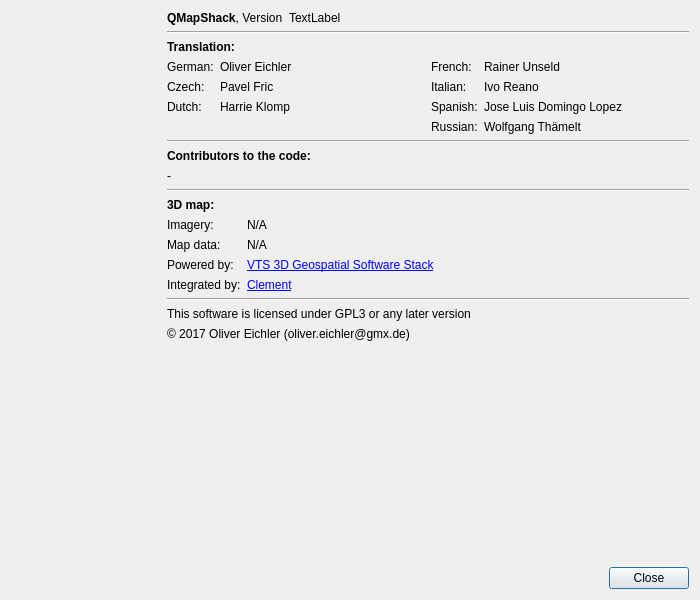
<?xml version="1.0" encoding="UTF-8"?>
<ui version="4.0">
 <class>IAbout</class>
 <widget class="QDialog" name="IAbout">
  <property name="geometry">
   <rect>
    <x>0</x>
    <y>0</y>
    <width>700</width>
    <height>600</height>
   </rect>
  </property>
  <property name="windowTitle">
   <string>About....</string>
  </property>
  <layout class="QHBoxLayout" name="horizontalLayout_2">
   <item>
    <widget class="QLabel" name="label_3">
     <property name="minimumSize">
      <size>
       <width>150</width>
       <height>0</height>
      </size>
     </property>
     <property name="maximumSize">
      <size>
       <width>150</width>
       <height>580</height>
      </size>
     </property>
     <property name="text">
      <string/>
     </property>
     <property name="pixmap">
      <pixmap resource="resources.qrc">:/pics/about.png</pixmap>
     </property>
     <property name="scaledContents">
      <bool>true</bool>
     </property>
    </widget>
   </item>
   <item>
    <layout class="QVBoxLayout" name="verticalLayout">
     <item>
      <layout class="QHBoxLayout" name="horizontalLayout">
       <item>
        <widget class="QLabel" name="label_2">
         <property name="sizePolicy">
          <sizepolicy hsizetype="Maximum" vsizetype="Preferred">
           <horstretch>0</horstretch>
           <verstretch>0</verstretch>
          </sizepolicy>
         </property>
         <property name="text">
          <string>&lt;b&gt;QMapShack&lt;/b&gt;, Version</string>
         </property>
        </widget>
       </item>
       <item>
        <widget class="QLabel" name="labelVersion">
         <property name="text">
          <string>TextLabel</string>
         </property>
        </widget>
       </item>
       <item>
        <widget class="QLabel" name="labelNoDBus">
         <property name="text">
          <string/>
         </property>
        </widget>
       </item>
       <item>
        <widget class="QLabel" name="label">
         <property name="sizePolicy">
          <sizepolicy hsizetype="Maximum" vsizetype="Preferred">
           <horstretch>0</horstretch>
           <verstretch>0</verstretch>
          </sizepolicy>
         </property>
         <property name="text">
          <string/>
         </property>
         <property name="pixmap">
          <pixmap resource="resources.qrc">:/icons/48x48/QMapShack.png</pixmap>
         </property>
        </widget>
       </item>
      </layout>
     </item>
     <item>
      <widget class="Line" name="line">
       <property name="orientation">
        <enum>Qt::Horizontal</enum>
       </property>
      </widget>
     </item>
     <item>
      <layout class="QGridLayout" name="gridLayout">
       <item row="2" column="0">
        <widget class="QLabel" name="label_12">
         <property name="sizePolicy">
          <sizepolicy hsizetype="Maximum" vsizetype="Preferred">
           <horstretch>0</horstretch>
           <verstretch>0</verstretch>
          </sizepolicy>
         </property>
         <property name="text">
          <string>Czech:</string>
         </property>
         <property name="alignment">
          <set>Qt::AlignLeading|Qt::AlignLeft|Qt::AlignVCenter</set>
         </property>
        </widget>
       </item>
       <item row="3" column="0">
        <widget class="QLabel" name="label_27">
         <property name="sizePolicy">
          <sizepolicy hsizetype="Maximum" vsizetype="Preferred">
           <horstretch>0</horstretch>
           <verstretch>0</verstretch>
          </sizepolicy>
         </property>
         <property name="text">
          <string>Dutch:</string>
         </property>
         <property name="alignment">
          <set>Qt::AlignLeading|Qt::AlignLeft|Qt::AlignVCenter</set>
         </property>
        </widget>
       </item>
       <item row="3" column="1">
        <widget class="QLabel" name="label_28">
         <property name="text">
          <string>Harrie Klomp</string>
         </property>
        </widget>
       </item>
       <item row="2" column="1">
        <widget class="QLabel" name="label_13">
         <property name="text">
          <string>Pavel Fric</string>
         </property>
        </widget>
       </item>
       <item row="1" column="0">
        <widget class="QLabel" name="label_9">
         <property name="sizePolicy">
          <sizepolicy hsizetype="Maximum" vsizetype="Preferred">
           <horstretch>0</horstretch>
           <verstretch>0</verstretch>
          </sizepolicy>
         </property>
         <property name="text">
          <string>German:</string>
         </property>
         <property name="alignment">
          <set>Qt::AlignLeading|Qt::AlignLeft|Qt::AlignVCenter</set>
         </property>
        </widget>
       </item>
       <item row="1" column="1">
        <widget class="QLabel" name="label_10">
         <property name="text">
          <string>Oliver Eichler</string>
         </property>
        </widget>
       </item>
       <item row="1" column="2">
        <widget class="QLabel" name="label_14">
         <property name="sizePolicy">
          <sizepolicy hsizetype="Maximum" vsizetype="Preferred">
           <horstretch>0</horstretch>
           <verstretch>0</verstretch>
          </sizepolicy>
         </property>
         <property name="text">
          <string>French:</string>
         </property>
         <property name="alignment">
          <set>Qt::AlignLeading|Qt::AlignLeft|Qt::AlignVCenter</set>
         </property>
        </widget>
       </item>
       <item row="1" column="3">
        <widget class="QLabel" name="label_15">
         <property name="text">
          <string>Rainer Unseld </string>
         </property>
        </widget>
       </item>
       <item row="3" column="3">
        <widget class="QLabel" name="label_17">
         <property name="text">
          <string>Jose Luis Domingo Lopez</string>
         </property>
        </widget>
       </item>
       <item row="3" column="2">
        <widget class="QLabel" name="label_16">
         <property name="sizePolicy">
          <sizepolicy hsizetype="Maximum" vsizetype="Preferred">
           <horstretch>0</horstretch>
           <verstretch>0</verstretch>
          </sizepolicy>
         </property>
         <property name="text">
          <string>Spanish:</string>
         </property>
         <property name="alignment">
          <set>Qt::AlignLeading|Qt::AlignLeft|Qt::AlignVCenter</set>
         </property>
        </widget>
       </item>
       <item row="0" column="0" colspan="2">
        <widget class="QLabel" name="label_8">
         <property name="text">
          <string>&lt;b&gt;Translation:&lt;/b&gt;</string>
         </property>
        </widget>
       </item>
       <item row="4" column="2">
        <widget class="QLabel" name="label_29">
         <property name="text">
          <string>Russian:</string>
         </property>
        </widget>
       </item>
       <item row="4" column="3">
        <widget class="QLabel" name="label_30">
         <property name="text">
          <string>Wolfgang Thämelt</string>
         </property>
        </widget>
       </item>
       <item row="2" column="2">
        <widget class="QLabel" name="label_31">
         <property name="text">
          <string>Italian:</string>
         </property>
        </widget>
       </item>
       <item row="2" column="3">
        <widget class="QLabel" name="label_32">
         <property name="text">
          <string>Ivo Reano</string>
         </property>
        </widget>
       </item>
      </layout>
     </item>
     <item>
      <widget class="Line" name="line_4">
       <property name="orientation">
        <enum>Qt::Horizontal</enum>
       </property>
      </widget>
     </item>
     <item>
      <widget class="QLabel" name="label_25">
       <property name="text">
        <string>&lt;b&gt;Contributors to the code:&lt;/b&gt;</string>
       </property>
      </widget>
     </item>
     <item>
      <widget class="QLabel" name="labelContributors">
       <property name="text">
        <string>-</string>
       </property>
       <property name="wordWrap">
        <bool>true</bool>
       </property>
      </widget>
     </item>
     <item>
      <widget class="Line" name="line_5">
       <property name="orientation">
        <enum>Qt::Horizontal</enum>
       </property>
      </widget>
     </item>
     <item>
      <widget class="QLabel" name="label_19">
       <property name="font">
        <font>
         <weight>75</weight>
         <bold>true</bold>
        </font>
       </property>
       <property name="text">
        <string>3D map:</string>
       </property>
      </widget>
     </item>
     <item>
      <layout class="QFormLayout" name="formLayout_2">
       <item row="1" column="0">
        <widget class="QLabel" name="label_20">
         <property name="text">
          <string>Imagery:</string>
         </property>
        </widget>
       </item>
       <item row="2" column="0">
        <widget class="QLabel" name="label_21">
         <property name="text">
          <string>Map data:</string>
         </property>
        </widget>
       </item>
       <item row="1" column="1">
        <widget class="QLabel" name="label3DMapImagery">
         <property name="text">
          <string>N/A</string>
         </property>
        </widget>
       </item>
       <item row="2" column="1">
        <widget class="QLabel" name="label3DMapData">
         <property name="text">
          <string>N/A</string>
         </property>
        </widget>
       </item>
       <item row="3" column="0">
        <widget class="QLabel" name="label_24">
         <property name="text">
          <string>Powered by:</string>
         </property>
        </widget>
       </item>
       <item row="3" column="1">
        <widget class="QLabel" name="label_26">
         <property name="text">
          <string>&lt;html&gt;&lt;head/&gt;&lt;body&gt;&lt;p&gt;&lt;a href=&quot;https://www.melowntech.com/products/vts-geospatial/&quot;&gt;&lt;span style=&quot; text-decoration: underline; color:#0000ff;&quot;&gt;VTS 3D Geospatial Software Stack&lt;/span&gt;&lt;/a&gt;&lt;/p&gt;&lt;/body&gt;&lt;/html&gt;</string>
         </property>
        </widget>
       </item>
       <item row="4" column="0">
        <widget class="QLabel" name="label_33">
         <property name="text">
          <string>Integrated by:</string>
         </property>
        </widget>
       </item>
       <item row="4" column="1">
        <widget class="QLabel" name="label_34">
         <property name="text">
          <string>&lt;html&gt;&lt;head/&gt;&lt;body&gt;&lt;p&gt;&lt;a href=&quot;https://explorewilder.com/about&quot;&gt;&lt;span style=&quot; text-decoration: underline; color:#0000ff;&quot;&gt;Clement&lt;/span&gt;&lt;/a&gt;&lt;/p&gt;&lt;/body&gt;&lt;/html&gt;</string>
         </property>
        </widget>
       </item>
      </layout>
     </item>
     <item>
      <widget class="Line" name="line_2">
       <property name="orientation">
        <enum>Qt::Horizontal</enum>
       </property>
      </widget>
     </item>
     <item>
      <widget class="QLabel" name="label_11">
       <property name="text">
        <string>This software is licensed under GPL3 or any later version</string>
       </property>
      </widget>
     </item>
     <item>
      <widget class="QLabel" name="label_7">
       <property name="text">
        <string>© 2017 Oliver Eichler (oliver.eichler@gmx.de)</string>
       </property>
      </widget>
     </item>
     <item>
      <spacer name="verticalSpacer">
       <property name="orientation">
        <enum>Qt::Vertical</enum>
       </property>
       <property name="sizeHint" stdset="0">
        <size>
         <width>20</width>
         <height>40</height>
        </size>
       </property>
      </spacer>
     </item>
     <item>
      <widget class="QDialogButtonBox" name="buttonBox">
       <property name="orientation">
        <enum>Qt::Horizontal</enum>
       </property>
       <property name="standardButtons">
        <set>QDialogButtonBox::Close</set>
       </property>
      </widget>
     </item>
    </layout>
   </item>
  </layout>
 </widget>
 <resources>
  <include location="resources.qrc"/>
 </resources>
 <connections>
  <connection>
   <sender>buttonBox</sender>
   <signal>accepted()</signal>
   <receiver>IAbout</receiver>
   <slot>accept()</slot>
   <hints>
    <hint type="sourcelabel">
     <x>248</x>
     <y>254</y>
    </hint>
    <hint type="destinationlabel">
     <x>157</x>
     <y>274</y>
    </hint>
   </hints>
  </connection>
  <connection>
   <sender>buttonBox</sender>
   <signal>rejected()</signal>
   <receiver>IAbout</receiver>
   <slot>reject()</slot>
   <hints>
    <hint type="sourcelabel">
     <x>316</x>
     <y>260</y>
    </hint>
    <hint type="destinationlabel">
     <x>286</x>
     <y>274</y>
    </hint>
   </hints>
  </connection>
 </connections>
</ui>
